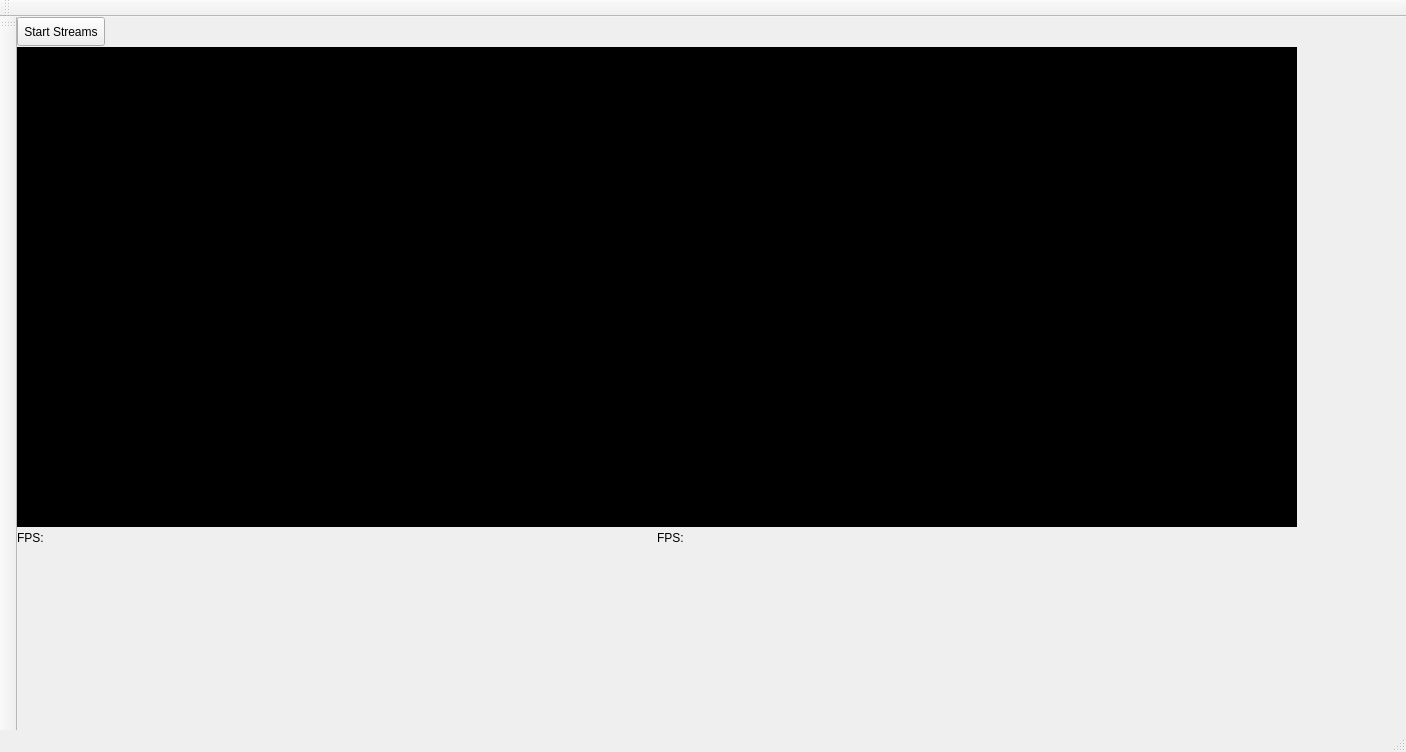
<?xml version="1.0" encoding="UTF-8"?>
<ui version="4.0">
 <class>MainWindow</class>
 <widget class="QMainWindow" name="MainWindow">
  <property name="geometry">
   <rect>
    <x>0</x>
    <y>0</y>
    <width>1406</width>
    <height>752</height>
   </rect>
  </property>
  <property name="windowTitle">
   <string>MainWindow</string>
  </property>
  <property name="styleSheet">
   <string notr="true"/>
  </property>
  <widget class="QWidget" name="centralwidget">
   <widget class="QLabel" name="label_camfeed1">
    <property name="geometry">
     <rect>
      <x>0</x>
      <y>30</y>
      <width>640</width>
      <height>480</height>
     </rect>
    </property>
    <property name="autoFillBackground">
     <bool>false</bool>
    </property>
    <property name="styleSheet">
     <string notr="true">background-color: rgb(0, 0, 0);</string>
    </property>
    <property name="frameShape">
     <enum>QFrame::Box</enum>
    </property>
    <property name="frameShadow">
     <enum>QFrame::Plain</enum>
    </property>
    <property name="lineWidth">
     <number>2</number>
    </property>
    <property name="midLineWidth">
     <number>0</number>
    </property>
    <property name="text">
     <string/>
    </property>
   </widget>
   <widget class="QLabel" name="label_camfeed2">
    <property name="geometry">
     <rect>
      <x>640</x>
      <y>30</y>
      <width>640</width>
      <height>480</height>
     </rect>
    </property>
    <property name="autoFillBackground">
     <bool>false</bool>
    </property>
    <property name="styleSheet">
     <string notr="true">background-color: rgb(0, 0, 0);</string>
    </property>
    <property name="frameShape">
     <enum>QFrame::Box</enum>
    </property>
    <property name="frameShadow">
     <enum>QFrame::Plain</enum>
    </property>
    <property name="lineWidth">
     <number>2</number>
    </property>
    <property name="midLineWidth">
     <number>0</number>
    </property>
    <property name="text">
     <string/>
    </property>
   </widget>
   <widget class="QPushButton" name="button_start_streams">
    <property name="geometry">
     <rect>
      <x>0</x>
      <y>0</y>
      <width>88</width>
      <height>29</height>
     </rect>
    </property>
    <property name="text">
     <string>Start Streams</string>
    </property>
   </widget>
   <widget class="QLabel" name="framerate_cam1">
    <property name="geometry">
     <rect>
      <x>0</x>
      <y>510</y>
      <width>101</width>
      <height>21</height>
     </rect>
    </property>
    <property name="text">
     <string>FPS:</string>
    </property>
   </widget>
   <widget class="QLabel" name="framerate_cam2">
    <property name="geometry">
     <rect>
      <x>640</x>
      <y>510</y>
      <width>101</width>
      <height>21</height>
     </rect>
    </property>
    <property name="text">
     <string>FPS:</string>
    </property>
   </widget>
  </widget>
  <widget class="QMenuBar" name="menubar">
   <property name="enabled">
    <bool>true</bool>
   </property>
   <property name="geometry">
    <rect>
     <x>0</x>
     <y>0</y>
     <width>1406</width>
     <height>23</height>
    </rect>
   </property>
  </widget>
  <widget class="QStatusBar" name="statusbar">
   <property name="enabled">
    <bool>true</bool>
   </property>
  </widget>
  <widget class="QToolBar" name="toolBar">
   <property name="windowTitle">
    <string>toolBar</string>
   </property>
   <attribute name="toolBarArea">
    <enum>TopToolBarArea</enum>
   </attribute>
   <attribute name="toolBarBreak">
    <bool>false</bool>
   </attribute>
  </widget>
  <widget class="QToolBar" name="toolBar_2">
   <property name="windowTitle">
    <string>toolBar_2</string>
   </property>
   <attribute name="toolBarArea">
    <enum>LeftToolBarArea</enum>
   </attribute>
   <attribute name="toolBarBreak">
    <bool>false</bool>
   </attribute>
  </widget>
 </widget>
 <resources/>
 <connections/>
</ui>
